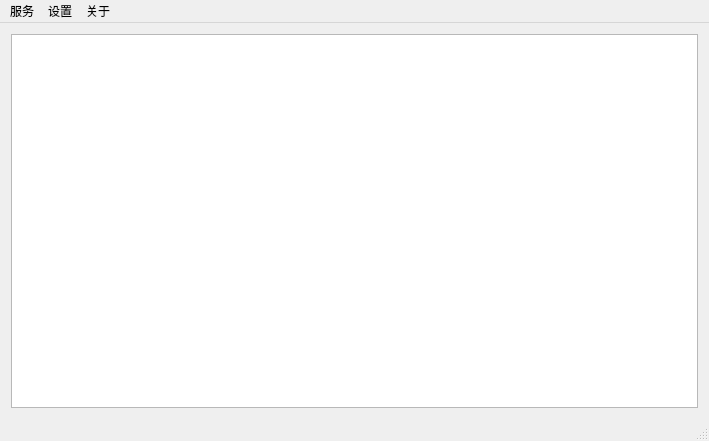
<?xml version="1.0" encoding="UTF-8"?>
<ui version="4.0">
 <class>MainWindow</class>
 <widget class="QMainWindow" name="MainWindow">
  <property name="enabled">
   <bool>true</bool>
  </property>
  <property name="geometry">
   <rect>
    <x>0</x>
    <y>0</y>
    <width>709</width>
    <height>441</height>
   </rect>
  </property>
  <property name="font">
   <font>
    <family>微软雅黑</family>
   </font>
  </property>
  <property name="windowTitle">
   <string>QtFtpServer</string>
  </property>
  <widget class="QWidget" name="centralWidget">
   <layout class="QVBoxLayout" name="verticalLayout">
    <item>
     <widget class="QTextEdit" name="textEdit">
      <property name="inputMethodHints">
       <set>Qt::ImhMultiLine</set>
      </property>
      <property name="horizontalScrollBarPolicy">
       <enum>Qt::ScrollBarAsNeeded</enum>
      </property>
      <property name="sizeAdjustPolicy">
       <enum>QAbstractScrollArea::AdjustToContents</enum>
      </property>
      <property name="readOnly">
       <bool>true</bool>
      </property>
     </widget>
    </item>
   </layout>
  </widget>
  <widget class="QMenuBar" name="menuBar">
   <property name="geometry">
    <rect>
     <x>0</x>
     <y>0</y>
     <width>709</width>
     <height>25</height>
    </rect>
   </property>
   <widget class="QMenu" name="menu">
    <property name="title">
     <string>服务</string>
    </property>
    <addaction name="actionStart"/>
    <addaction name="actionStop"/>
   </widget>
   <widget class="QMenu" name="menu_2">
    <property name="title">
     <string>设置</string>
    </property>
    <addaction name="actionSetUserGroup"/>
   </widget>
   <widget class="QMenu" name="menu_3">
    <property name="title">
     <string>关于</string>
    </property>
    <addaction name="actionAbout"/>
   </widget>
   <addaction name="menu"/>
   <addaction name="menu_2"/>
   <addaction name="menu_3"/>
  </widget>
  <widget class="QStatusBar" name="statusBar">
   <property name="sizeGripEnabled">
    <bool>true</bool>
   </property>
  </widget>
  <action name="actionStart">
   <property name="text">
    <string>开启服务</string>
   </property>
   <property name="font">
    <font>
     <family>微软雅黑</family>
    </font>
   </property>
  </action>
  <action name="actionSetUserGroup">
   <property name="text">
    <string>设置用户组</string>
   </property>
   <property name="font">
    <font>
     <family>微软雅黑</family>
    </font>
   </property>
  </action>
  <action name="actionAbout">
   <property name="text">
    <string>制作者</string>
   </property>
   <property name="font">
    <font>
     <family>微软雅黑</family>
    </font>
   </property>
  </action>
  <action name="actionStop">
   <property name="text">
    <string>停止服务</string>
   </property>
  </action>
 </widget>
 <layoutdefault spacing="6" margin="11"/>
 <resources/>
 <connections/>
</ui>
